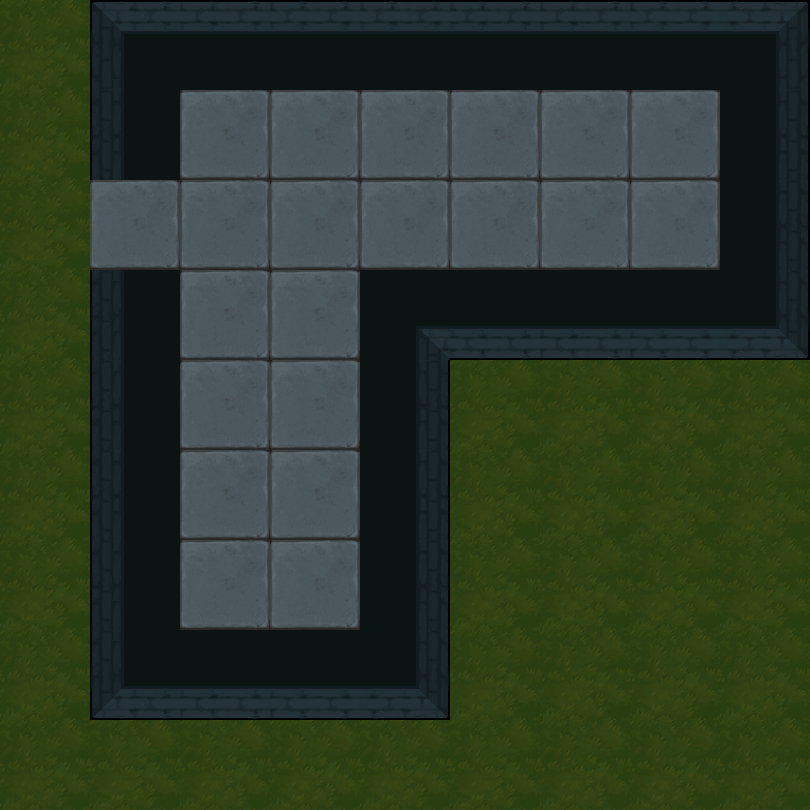

This game map was drawn from its Tiled (.tmx) file and the tilesets committed beside it. A one-line description and the trimmed map source follow:
An orthogonal 9x9 tile map with 90x90 px tiles, 2 tile layers (地形, 障碍) and 23 objects (17x map, 4x spring, bed, door).

<map version="1.5" tiledversion="1.7.2" orientation="orthogonal" renderorder="right-down" width="9" height="9" tilewidth="90" tileheight="90" infinite="0" nextlayerid="4" nextobjectid="32">
 <tileset firstgid="1" name="1" tilewidth="90" tileheight="90" tilecount="100" columns="10">
  <image source="3.png" trans="ff00ff" width="900" height="900" />
 </tileset>
 <layer id="1" name="地形" width="9" height="9">
  <data>[81 cells, 81 non-empty, 2 distinct tile ids]</data>
 </layer>
 <layer id="2" name="障碍" width="9" height="9">
  <data>[81 cells, 27 non-empty, 9 distinct tile ids]</data>
 </layer>
 <objectgroup id="3" name="对象">
  <object id="1" name="bed" x="180" y="540" width="90" height="90" />
  <object id="2" name="map" x="180" y="360" width="90" height="90" />
  <object id="4" name="map" x="630" y="180" width="90" height="90" />
  <object id="7" name="map" x="180" y="450" width="90" height="90" />
  <object id="8" name="map" x="540" y="180" width="90" height="90" />
  <object id="9" name="map" x="450" y="90" width="90" height="90" />
  <object id="10" name="map" x="540" y="90" width="90" height="90" />
  <object id="11" name="map" x="630" y="90" width="90" height="90" />
  <object id="13" name="map" x="270" y="450" width="90" height="90" />
  <object id="15" name="map" x="270" y="270" width="90" height="90" />
  <object id="16" name="map" x="270" y="180" width="90" height="90" />
  <object id="17" name="map" x="360" y="180" width="90" height="90" />
  <object id="19" name="map" x="270" y="90" width="90" height="90" />
  <object id="20" name="map" x="360" y="90" width="90" height="90" />
  <object id="21" name="map" x="270" y="360" width="90" height="90" />
  <object id="23" name="map" x="180" y="180" width="90" height="90">
   <properties>
    <property name="weapon" type="int" value="1" />
   </properties>
  </object>
  <object id="24" name="map" x="180" y="90" width="90" height="90">
   <properties>
    <property name="weapon" type="int" value="2" />
   </properties>
  </object>
  <object id="25" name="map" x="180" y="270" width="90" height="90">
   <properties>
    <property name="weapon" type="int" value="3" />
   </properties>
  </object>
  <object id="26" name="spring" x="0" y="540" width="90" height="90">
   <properties>
    <property name="direction" value="2" />
   </properties>
  </object>
  <object id="27" name="spring" x="450" y="180" width="90" height="90">
   <properties>
    <property name="direction" value="3" />
   </properties>
  </object>
  <object id="28" name="door" x="90" y="180" width="90" height="90">
   <properties>
    <property name="LorR" type="int" value="1" />
    <property name="motion" type="int" value="3" />
    <property name="rotate" type="int" value="90" />
   </properties>
  </object>
  <object id="29" name="spring" x="270" y="540" width="90" height="90">
   <properties>
    <property name="direction" value="2" />
   </properties>
  </object>
  <object id="30" name="spring" x="450" y="540" width="90" height="90">
   <properties>
    <property name="direction" value="2" />
   </properties>
  </object>
 </objectgroup>
</map>
